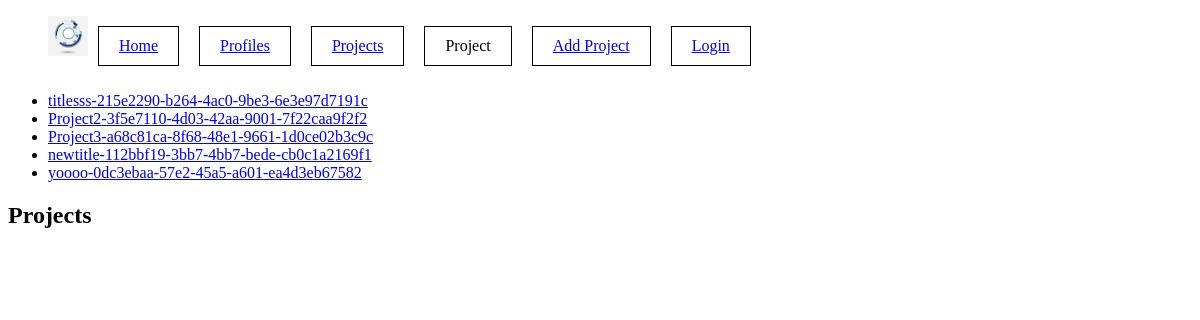
/projects/, run on the app's committed database.
### projects/models.py (models this page shows, shortened)
class Project(models.Model):
    owner = models.ForeignKey(Profile, null=True, blank=True, on_delete=models.SET_NULL)
    title = models.CharField(max_length=200)
    description = models.TextField(null=True, blank=True)
    featured_image = models.ImageField(null=True, blank=True, default="default.jpg")
    tags = models.ManyToManyField('Tag', blank=True)
    demo_link = models.CharField(max_length=2000, null=True,blank=True)
    source_link = models.CharField(max_length=2000, null=True,blank=True)
    vote_total = models.IntegerField(default=0,null=True, blank=True)
    vote_ratio = models.IntegerField(default=0,null=True, blank=True)
    created = models.DateTimeField(auto_now_add=True)
    id = models.UUIDField(default=uuid.uuid4,unique=True,primary_key=True,editable=False)

### projects/views.py (the view)
# urls.py: path('projects/',include('projects.urls')),
def projects(request):
    projecstListt = Project.objects.all()
    return render(request,'projects/projects.html',{"projecstList":projecstListt})

### projects/templates/projects/projects.html
{% extends 'main.html' %}
{% block content %}
<ul>
{% for project in projecstList %}
    <li><a href="{% url 'project' project.id %}">{{project.title}}-{{project.id}}</a></li>
{% endfor %}
</ul>
<h2>Projects</h2>
{% endblock content %}

### data on the page
Project: title "titlesss", id "215e2290-b264-4ac0-9be3-6e3e97d7191c"
Project: title "Project2", id "3f5e7110-4d03-42aa-9001-7f22caa9f2f2"
Project: title "Project3", id "a68c81ca-8f68-48e1-9661-1d0ce02b3c9c"
Project: title "newtitle", id "112bbf19-3bb7-4bb7-bede-cb0c1a2169f1"
Project: title "yoooo", id "0dc3ebaa-57e2-45a5-a601-ea4d3eb67582"
